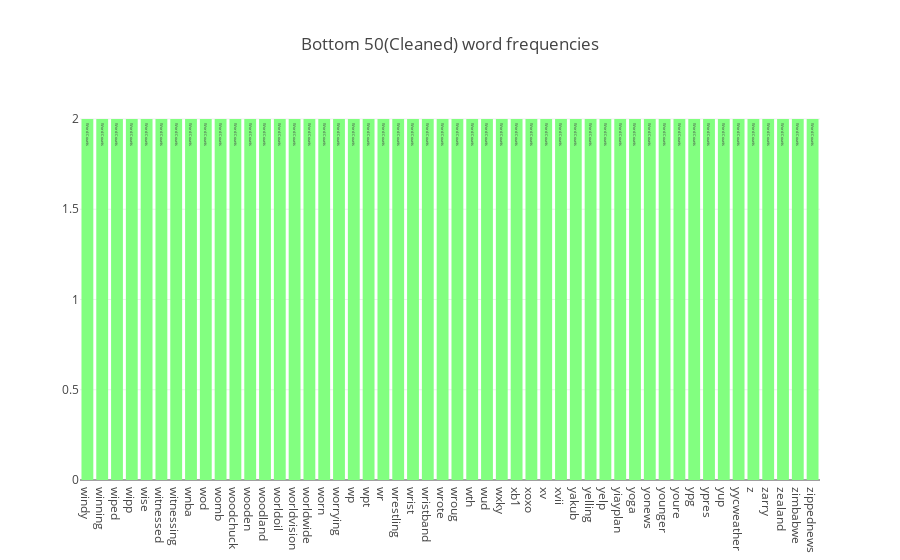

Write notebook code for a chart like this one.
### Code cell
data = [go.Bar(
    x = x[-50:],
    y = y[-50:],
    marker = dict(colorscale='Jet', color = y[-50:]),
    text = 'Word Counts'
)]

layout = go.Layout(
    title = "Bottom 50(Cleaned) word frequencies"
)

fig = go.Figure(data=data, layout=layout)

py.iplot(fig, filename='basic-bar')

### Figure 1 — Plotly figure (JSON) as saved in the notebook; plotly's stock layout.template omitted (floating-point values rounded to 4 significant figures)
{"data": [{"marker": {"color": [2, 2, 2, 2, 2, 2, 2, 2, 2, 2, 2, 2, 2, 2, 2, 2, 2, 2, 2, 2, 2, 2, 2, 2, 2, 2, 2, 2, 2, 2, 2, 2, 2, 2, 2, 2, 2, 2, 2, 2, 2, 2, 2, 2, 2, 2, 2, 2, 2, 2], "colorscale": "Jet"}, "text": "Word Counts", "type": "bar", "uid": "c549dc9e-ef30-489a-a765-fd6cc3833600", "x": ["windy", "winning", "wiped", "wipp", "wise", "witnessed", "witnessing", "wnba", "wod", "womb", "woodchuck", "wooden", "woodland", "worldoil", "worldvision", "worldwide", "worn", "worrying", "wp", "wpt", "wr", "wrestling", "wrist", "wristband", "wrote", "wroug", "wth", "wud", "wxky", "xb1", "xoxo", "xv", "xvii", "yakub", "yelling", "yelp", "yiayplan", "yoga", "yonews", "younger", "youre", "ypg", "ypres", "yup", "yycweather", "z", "zarry", "zealand", "zimbabwe", "zippednews"], "y": [2, 2, 2, 2, 2, 2, 2, 2, 2, 2, 2, 2, 2, 2, 2, 2, 2, 2, 2, 2, 2, 2, 2, 2, 2, 2, 2, 2, 2, 2, 2, 2, 2, 2, 2, 2, 2, 2, 2, 2, 2, 2, 2, 2, 2, 2, 2, 2, 2, 2]}], "layout": {"title": {"text": "Bottom 50(Cleaned) word frequencies"}}}
